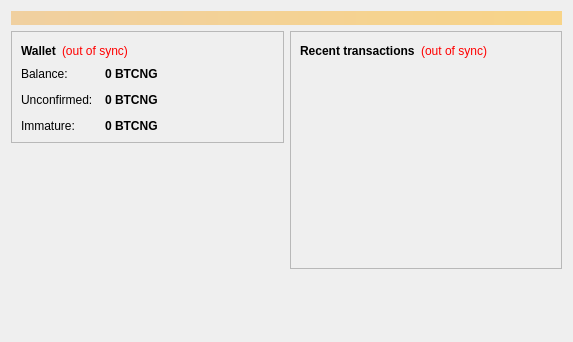
<?xml version="1.0" encoding="UTF-8"?>
<ui version="4.0">
 <class>OverviewPage</class>
 <widget class="QWidget" name="OverviewPage">
  <property name="geometry">
   <rect>
    <x>0</x>
    <y>0</y>
    <width>573</width>
    <height>342</height>
   </rect>
  </property>
  <property name="windowTitle">
   <string>Form</string>
  </property>
  <layout class="QVBoxLayout" name="topLayout">
   <item>
    <widget class="QLabel" name="labelAlerts">
     <property name="visible">
      <bool>false</bool>
     </property>
     <property name="styleSheet">
      <string notr="true">background-color: qlineargradient(x1: 0, y1: 0, x2: 1, y2: 0, stop:0 #F0D0A0, stop:1 #F8D488); color:#000000;</string>
     </property>
     <property name="wordWrap">
      <bool>true</bool>
     </property>
     <property name="margin">
      <number>3</number>
     </property>
    </widget>
   </item>
   <item>
    <layout class="QHBoxLayout" name="horizontalLayout" stretch="1,1">
     <item>
      <layout class="QVBoxLayout" name="verticalLayout_2">
       <item>
        <widget class="QFrame" name="frame">
         <property name="frameShape">
          <enum>QFrame::StyledPanel</enum>
         </property>
         <property name="frameShadow">
          <enum>QFrame::Raised</enum>
         </property>
         <layout class="QVBoxLayout" name="verticalLayout_4">
          <item>
           <layout class="QHBoxLayout" name="horizontalLayout_4">
            <item>
             <widget class="QLabel" name="label_5">
              <property name="font">
               <font>
                <weight>75</weight>
                <bold>true</bold>
               </font>
              </property>
              <property name="text">
               <string>Wallet</string>
              </property>
             </widget>
            </item>
            <item>
             <widget class="QLabel" name="labelWalletStatus">
              <property name="toolTip">
               <string>The displayed information may be out of date. Your wallet automatically synchronizes with the BitcoinNG network after a connection is established, but this process has not completed yet.</string>
              </property>
              <property name="styleSheet">
               <string notr="true">QLabel { color: red; }</string>
              </property>
              <property name="text">
               <string notr="true">(out of sync)</string>
              </property>
              <property name="alignment">
               <set>Qt::AlignLeading|Qt::AlignLeft|Qt::AlignVCenter</set>
              </property>
             </widget>
            </item>
            <item>
             <spacer name="horizontalSpacer_2">
              <property name="orientation">
               <enum>Qt::Horizontal</enum>
              </property>
              <property name="sizeHint" stdset="0">
               <size>
                <width>40</width>
                <height>20</height>
               </size>
              </property>
             </spacer>
            </item>
           </layout>
          </item>
          <item>
           <layout class="QFormLayout" name="formLayout_2">
            <property name="fieldGrowthPolicy">
             <enum>QFormLayout::AllNonFixedFieldsGrow</enum>
            </property>
            <property name="horizontalSpacing">
             <number>12</number>
            </property>
            <property name="verticalSpacing">
             <number>12</number>
            </property>
            <item row="0" column="0">
             <widget class="QLabel" name="label">
              <property name="text">
               <string>Balance:</string>
              </property>
             </widget>
            </item>
            <item row="0" column="1">
             <widget class="QLabel" name="labelBalance">
              <property name="font">
               <font>
                <weight>75</weight>
                <bold>true</bold>
               </font>
              </property>
              <property name="cursor">
               <cursorShape>IBeamCursor</cursorShape>
              </property>
              <property name="toolTip">
               <string>Your current balance</string>
              </property>
              <property name="text">
               <string notr="true">0 BTCNG</string>
              </property>
              <property name="textInteractionFlags">
               <set>Qt::LinksAccessibleByMouse|Qt::TextSelectableByKeyboard|Qt::TextSelectableByMouse</set>
              </property>
             </widget>
            </item>
            <item row="1" column="0">
             <widget class="QLabel" name="label_3">
              <property name="text">
               <string>Unconfirmed:</string>
              </property>
             </widget>
            </item>
            <item row="1" column="1">
             <widget class="QLabel" name="labelUnconfirmed">
              <property name="font">
               <font>
                <weight>75</weight>
                <bold>true</bold>
               </font>
              </property>
              <property name="cursor">
               <cursorShape>IBeamCursor</cursorShape>
              </property>
              <property name="toolTip">
               <string>Total of transactions that have yet to be confirmed, and do not yet count toward the current balance</string>
              </property>
              <property name="text">
               <string notr="true">0 BTCNG</string>
              </property>
              <property name="textInteractionFlags">
               <set>Qt::LinksAccessibleByMouse|Qt::TextSelectableByKeyboard|Qt::TextSelectableByMouse</set>
              </property>
             </widget>
            </item>
            <item row="2" column="0">
             <widget class="QLabel" name="labelImmatureText">
              <property name="text">
               <string>Immature:</string>
              </property>
             </widget>
            </item>
            <item row="2" column="1">
             <widget class="QLabel" name="labelImmature">
              <property name="font">
               <font>
                <weight>75</weight>
                <bold>true</bold>
               </font>
              </property>
              <property name="toolTip">
               <string>Mined balance that has not yet matured</string>
              </property>
              <property name="text">
               <string notr="true">0 BTCNG</string>
              </property>
              <property name="textInteractionFlags">
               <set>Qt::LinksAccessibleByMouse|Qt::TextSelectableByKeyboard|Qt::TextSelectableByMouse</set>
              </property>
             </widget>
            </item>
           </layout>
          </item>
         </layout>
        </widget>
       </item>
       <item>
        <spacer name="verticalSpacer">
         <property name="orientation">
          <enum>Qt::Vertical</enum>
         </property>
         <property name="sizeHint" stdset="0">
          <size>
           <width>20</width>
           <height>40</height>
          </size>
         </property>
        </spacer>
       </item>
      </layout>
     </item>
     <item>
      <layout class="QVBoxLayout" name="verticalLayout_3">
       <item>
        <widget class="QFrame" name="frame_2">
         <property name="frameShape">
          <enum>QFrame::StyledPanel</enum>
         </property>
         <property name="frameShadow">
          <enum>QFrame::Raised</enum>
         </property>
         <layout class="QVBoxLayout" name="verticalLayout">
          <item>
           <layout class="QHBoxLayout" name="horizontalLayout_2">
            <item>
             <widget class="QLabel" name="label_4">
              <property name="text">
               <string>&lt;b&gt;Recent transactions&lt;/b&gt;</string>
              </property>
             </widget>
            </item>
            <item>
             <widget class="QLabel" name="labelTransactionsStatus">
              <property name="toolTip">
               <string>The displayed information may be out of date. Your wallet automatically synchronizes with the BitcoinNG network after a connection is established, but this process has not completed yet.</string>
              </property>
              <property name="styleSheet">
               <string notr="true">QLabel { color: red; }</string>
              </property>
              <property name="text">
               <string notr="true">(out of sync)</string>
              </property>
              <property name="alignment">
               <set>Qt::AlignRight|Qt::AlignTrailing|Qt::AlignVCenter</set>
              </property>
             </widget>
            </item>
            <item>
             <spacer name="horizontalSpacer">
              <property name="orientation">
               <enum>Qt::Horizontal</enum>
              </property>
              <property name="sizeHint" stdset="0">
               <size>
                <width>40</width>
                <height>20</height>
               </size>
              </property>
             </spacer>
            </item>
           </layout>
          </item>
          <item>
           <widget class="QListView" name="listTransactions">
            <property name="styleSheet">
             <string notr="true">QListView { background: transparent; }</string>
            </property>
            <property name="frameShape">
             <enum>QFrame::NoFrame</enum>
            </property>
            <property name="verticalScrollBarPolicy">
             <enum>Qt::ScrollBarAlwaysOff</enum>
            </property>
            <property name="horizontalScrollBarPolicy">
             <enum>Qt::ScrollBarAlwaysOff</enum>
            </property>
            <property name="selectionMode">
             <enum>QAbstractItemView::NoSelection</enum>
            </property>
           </widget>
          </item>
         </layout>
        </widget>
       </item>
       <item>
        <spacer name="verticalSpacer_2">
         <property name="orientation">
          <enum>Qt::Vertical</enum>
         </property>
         <property name="sizeHint" stdset="0">
          <size>
           <width>20</width>
           <height>40</height>
          </size>
         </property>
        </spacer>
       </item>
      </layout>
     </item>
    </layout>
   </item>
  </layout>
 </widget>
 <resources/>
 <connections/>
</ui>
